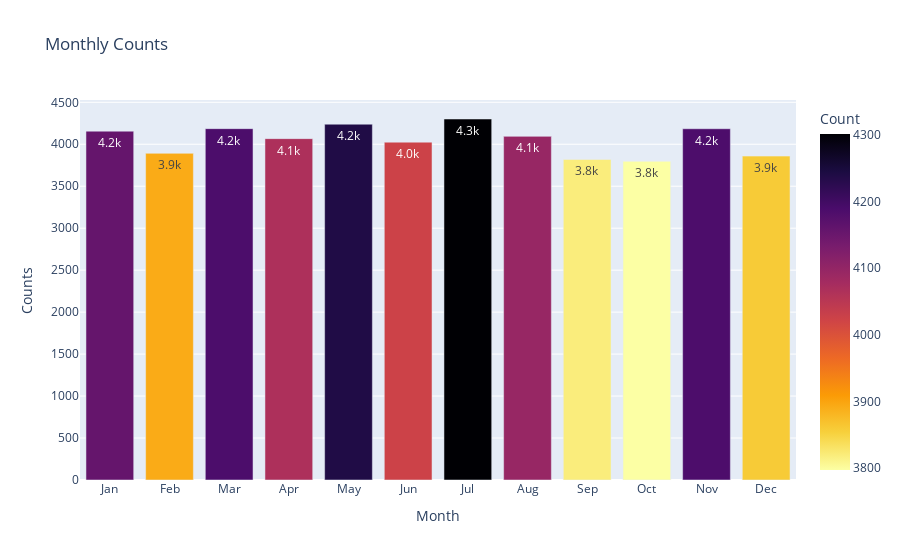
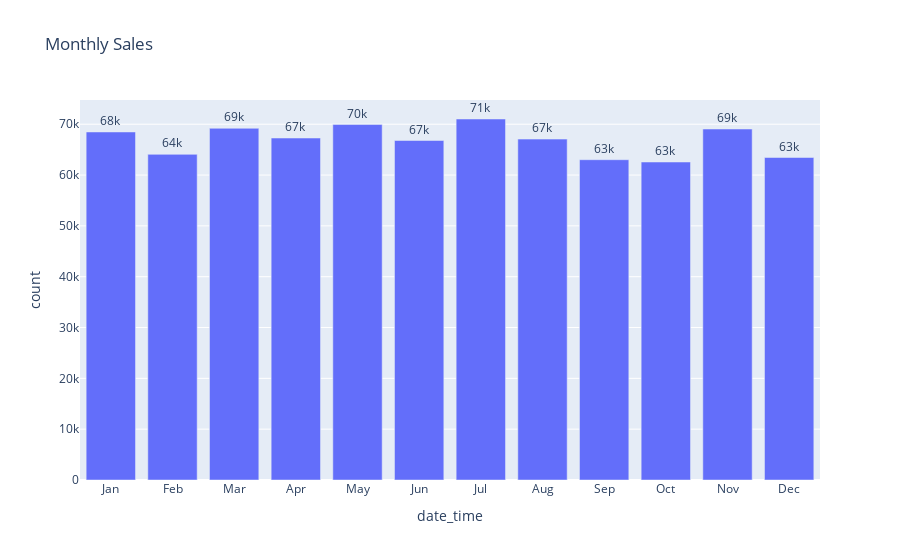

Write notebook code for charts like these, in order.
### Code cell
monthly_order = pizza_order.groupby(by=pizza_order.index.month)['order_id'].count()
monthly_order =  monthly_order.reset_index(name='count')
monthly_order['date_time'] = monthly_order['date_time'].apply(lambda x: calendar.month_abbr[x])

monthly_sales = pizza_order.groupby(by=pizza_order.index.month)['price'].sum()
monthly_sales =  monthly_sales.reset_index(name='count')
monthly_sales['date_time'] = monthly_sales['date_time'].apply(lambda x: calendar.month_abbr[x])

trace = px.bar(monthly_order,
    x='date_time',
    y='count',
    text_auto='.2s',
    color='count',
    color_continuous_scale='inferno_r',
    title='Monthly Counts',
    labels={'date_time':'Month', 'count':'Counts'}
)
trace.update_layout(coloraxis_colorbar=dict(title='Count'))
trace.show()

trace = px.bar(monthly_sales,
    x='date_time',
    y='count',
    text_auto='.2s',
    title='Monthly Sales'
)
trace.update_traces(textposition='outside', cliponaxis=False)
trace.show()

### Figure 1 — Plotly figure (JSON) as saved in the notebook; plotly's stock layout.template omitted (floating-point values rounded to 4 significant figures)
{"data": [{"alignmentgroup": "True", "hovertemplate": "Month=%{x}<br>Counts=%{marker.color}<extra></extra>", "legendgroup": "", "marker": {"color": [4156, 3892, 4186, 4067, 4239, 4025, 4301, 4094, 3819, 3797, 4185, 3859], "coloraxis": "coloraxis", "pattern": {"shape": ""}}, "name": "", "offsetgroup": "", "orientation": "v", "showlegend": false, "textposition": "auto", "texttemplate": "%{y:.2s}", "type": "bar", "x": ["Jan", "Feb", "Mar", "Apr", "May", "Jun", "Jul", "Aug", "Sep", "Oct", "Nov", "Dec"], "xaxis": "x", "y": [4156, 3892, 4186, 4067, 4239, 4025, 4301, 4094, 3819, 3797, 4185, 3859], "yaxis": "y"}], "layout": {"barmode": "relative", "coloraxis": {"colorbar": {"title": {"text": "Count"}}, "colorscale": [[0, "#fcffa4"], [0.1111, "#f7d13d"], [0.2222, "#fb9b06"], [0.3333, "#ed6925"], [0.4444, "#cf4446"], [0.5556, "#a52c60"], [0.6667, "#781c6d"], [0.7778, "#4a0c6b"], [0.8889, "#1b0c41"], [1, "#000004"]]}, "legend": {"tracegroupgap": 0}, "title": {"text": "Monthly Counts"}, "xaxis": {"anchor": "y", "domain": [0, 1], "title": {"text": "Month"}}, "yaxis": {"anchor": "x", "domain": [0, 1], "title": {"text": "Counts"}}}}

### Figure 2 — Plotly figure (JSON) as saved in the notebook; plotly's stock layout.template omitted (floating-point values rounded to 4 significant figures)
{"data": [{"alignmentgroup": "True", "cliponaxis": false, "hovertemplate": "date_time=%{x}<br>count=%{y}<extra></extra>", "legendgroup": "", "marker": {"color": "#636efa", "pattern": {"shape": ""}}, "name": "", "offsetgroup": "", "orientation": "v", "showlegend": false, "textposition": "outside", "texttemplate": "%{y:.2s}", "type": "bar", "x": ["Jan", "Feb", "Mar", "Apr", "May", "Jun", "Jul", "Aug", "Sep", "Oct", "Nov", "Dec"], "xaxis": "x", "y": [68470.0, 64070.0, 69198, 67290.0, 69940.0, 66800.0, 71030.0, 67070.0, 63018, 62570.0, 69054, 63450], "yaxis": "y"}], "layout": {"barmode": "relative", "legend": {"tracegroupgap": 0}, "title": {"text": "Monthly Sales"}, "xaxis": {"anchor": "y", "domain": [0, 1], "title": {"text": "date_time"}}, "yaxis": {"anchor": "x", "domain": [0, 1], "title": {"text": "count"}}}}
